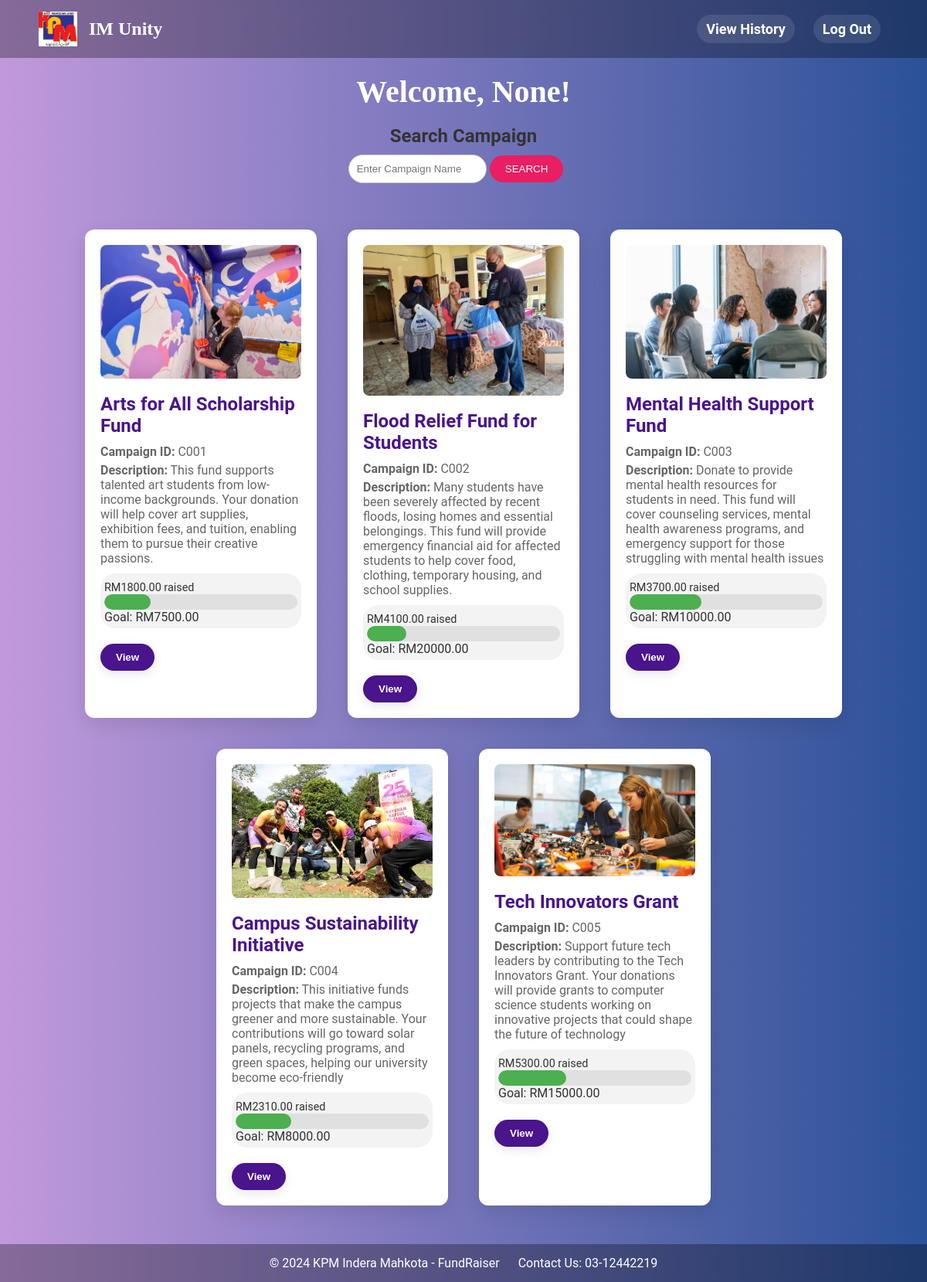
Page /homepage/student_page on the committed database.
### FundMe/models.py (models this page shows, shortened)
class Campaign(models.Model):
    campaignid = models.CharField(max_length=10, primary_key=True)
    campaignname = models.CharField(max_length=255)
    description = models.TextField()
    goalAmount = models.DecimalField(max_digits=10, decimal_places=2)
    currentFunding = models.DecimalField(max_digits=10, decimal_places=2, default=0.00)  # Track current funding
    start_date = models.DateField()
    end_date = models.DateField()
    campaign_image = models.ImageField(upload_to='campaign_images/', blank=True, null=True)

### FundMe/views.py (the view)
# urls.py: path('homepage/student_page',views.student_page,name='student_page'),
def student_page(request):
    user_name = request.session.get('user_name')
    user_role = request.session.get('user_role')
    if request.method == 'GET':
        c_name = request.GET.get('c_name')
        if c_name:
            data = Campaign.objects.filter(campaignname__icontains=c_name)
        else:
            data = Campaign.objects.all()
        context = {
            'data': data,
            'user_name': user_name,
            'user_role': user_role,
        }
        return render(request, "student_page.html", context)
    return render(request, "student_page.html", {'user_name': user_name, 'user_role': user_role})

### FundMe/templates/student_page.html (shortened to what this page needs)
<!DOCTYPE html>
<html lang="en">
<head>
    {% load static %}
</head>
<body>
    <header>
        <div class="logo">
            <img src="{% static 'images/logo.png' %}" alt="IM Unity Logo">
            <h1>IM Unity</h1>
        </div>
        <nav>
            <a href="{% url 'view_history' %}">View History</a>
            <a href="{% url 'logout' %}">Log Out</a>
        </nav>
    </header>
    <h1>Welcome, {{ user_name }}!</h1>
    <h2>Search Campaign</h2>
    <form action="" method="get">
        <input type="text" name="c_name" placeholder="Enter Campaign Name" style="padding: 10px; border-radius: 25px; border: 1px solid #ccc; width: 60%; margin: 10px 0;">
        <input type="submit" value="SEARCH" style="padding: 10px 20px; background-color: #e91e63; color: #fff; border: none; border-radius: 25px; cursor: pointer;">
    </form>
    {% if data %}
    <div class="card-container">
        {% for campaign in data %}
        <div class="card">
            {% if campaign.campaign_image %}
            <img src="{{ campaign.campaign_image.url }}" alt="Campaign Image">
            {% else %}
                <img src="{% static 'images/default.png' %}" alt="No image">
            {% endif %}
            <h3>{{ campaign.campaignname }}</h3>
            <p><strong>Campaign ID:</strong> {{ campaign.campaignid }}</p>
            <p><strong>Description:</strong> {{ campaign.description }}</p>
            <div class="progress-container">
                <div class="progress-text">RM{{ campaign.currentFunding }} raised</div>
                <div class="progress-bar">
                    <span class="progress-bar-fill" data-current="{{ campaign.currentFunding }}" data-goal="{{ campaign.goalAmount }}"></span>
                </div>
                <div class="goal-text">Goal: RM{{ campaign.goalAmount }}</div>
            </div>
            <button><a href="view_campaign/{{ campaign.campaignid }}">View</a></button>
        </div>
        {% endfor %}
    </div>
    {% else %}
        <p>No campaigns found.</p>
    {% endif %}
    <footer>
        <a>© 2024 KPM Indera Mahkota - FundRaiser</a>
        <a href="tel:0312442219">Contact Us: 03-12442219</a>
    </footer>
</body>
</html>

### FundMe/templates/student_page.html (style rules this page uses)
* { margin: 0; padding: 0; box-sizing: border-box; }
body { font-family: 'Roboto', sans-serif; background: linear-gradient(to right, #c199dc, #2b5198); display: flex; flex-direction: column; align-items: center; min-height: 100vh; color: #333; }
h1 { font-size: 2.5rem; color: #fff; text-align: center; margin: 20px 0; font-family: 'Georgia', serif; }
header { width: 100%; background: rgba(0, 0, 0, 0.3); padding: 15px 50px; display: flex; justify-content: space-between; align-items: center; backdrop-filter: blur(10px); }
.logo { display: flex; align-items: center; }
.logo img { width: 50px; height: auto; margin-right: 15px; }
header h1 { color: white; font-size: 24px; margin: 0; }
nav a { color: #fff; text-decoration: none; font-weight: bold; font-size: 18px; margin: 0 10px; padding: 8px 12px; border-radius: 50px; transition: background-color 0.3s, color 0.3s; background-color: rgba(255, 255, 255, 0.1); }
.card-container { display: flex; flex-wrap: wrap; justify-content: center; margin: 20px auto; gap: 20px; padding: 20px; }
.card { background-color: #fff; border-radius: 12px; box-shadow: 0 8px 24px rgba(0, 0, 0, 0.1); margin: 10px; padding: 20px; width: 300px; transition: transform 0.3s; }
.card img { width: 100%; border-radius: 8px; margin-bottom: 15px; }
.card h3 { font-size: 1.5rem; color: #4a148c; margin-bottom: 10px; }
.card p { font-size: 1rem; color: #666; margin-bottom: 5px; }
.progress-container { width: 100%; background-color: #f3f3f3; border-radius: 20px; padding: 5px; margin-top: 10px; margin-bottom: 10px; }
.progress-bar { width: 100%; background-color: #e0e0e0; border-radius: 15px; overflow: hidden; }
.progress-bar-fill { display: block; height: 20px; background-color: #4caf50; border-radius: 15px; transition: width 0.3s ease; width: 0%; }
.progress-text { margin-top: 5px; font-size: 0.9rem; color: #333; }
button { background-color: #4a148c; color: #fff; font-weight: bold; padding: 10px 20px; border: none; border-radius: 50px; cursor: pointer; transition: background-color 0.3s; box-shadow: 0 4px 14px rgba(0, 0, 0, 0.1); margin-top: 10px; }
button a { color: white; text-decoration: none; display: block; }
footer { background-color: rgba(0, 0, 0, 0.3); padding: 15px; text-align: center; width: 100%; color: white; margin-top: auto; backdrop-filter: blur(5px); }
footer a { color: #ffffff; text-decoration: none; margin: 0 10px; }

### rows in the picture
Campaign: campaign_image (picture), campaignname "Arts for All Scholarship Fund", campaignid "C001", description "This fund supports talented art students from low-income backgrounds. Your donation will help cover art supplies, exhibition fees, and tuition, enabling them to pursue their creative passions.", currentFunding "1800.00", goalAmount "7500.00"
Campaign: campaign_image (picture), campaignname "Flood Relief Fund for Students", campaignid "C002", description "Many students have been severely affected by recent floods, losing homes and essential belongings. This fund will provide emergency financial aid for affected students to help cover food, clothing, temporary housing, and school supplies.", currentFunding "4100.00", goalAmount "20000.00"
Campaign: campaign_image (picture), campaignname "Mental Health Support Fund", campaignid "C003", description "Donate to provide mental health resources for students in need. This fund will cover counseling services, mental health awareness programs, and emergency support for those struggling with mental health issues", currentFunding "3700.00", goalAmount "10000.00"
Campaign: campaign_image (picture), campaignname "Campus Sustainability Initiative", campaignid "C004", description "This initiative funds projects that make the campus greener and more sustainable. Your contributions will go toward solar panels, recycling programs, and green spaces, helping our university become eco-friendly", currentFunding "2310.00", goalAmount "8000.00"
Campaign: campaign_image (picture), campaignname "Tech Innovators Grant", campaignid "C005", description "Support future tech leaders by contributing to the Tech Innovators Grant. Your donations will provide grants to computer science students working on innovative projects that could shape the future of technology", currentFunding "5300.00", goalAmount "15000.00"

### other values in the picture
{{ user_name }} "None"
